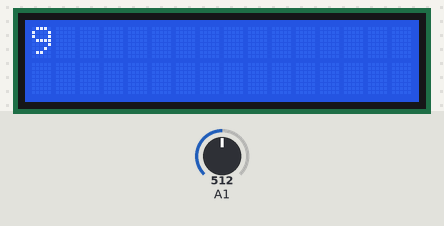
A sketch run on a simulated Arduino Uno, built with avr-gcc and run on an emulated ATmega328P. Parts: 16×2 character LCD. The test bench sets the inputs (shaded band); at power-on: A1 = 512.

Above: at 1.2 s.
1.3 s: A1 set to 716
At 1.9 s:
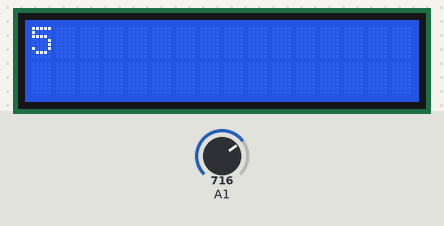
3.0 s: A1 set to 900
At 3.4 s:
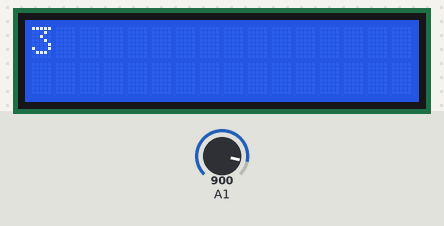
4.5 s: A1 set to 1023
At 4.9 s:
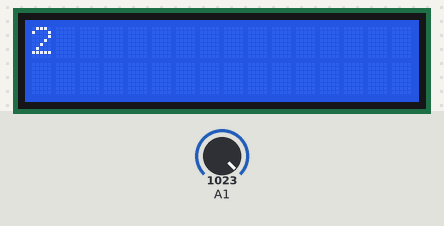
Timing chart, 0 to 7.5 s (numbered marks = the images above; inputs shaded):
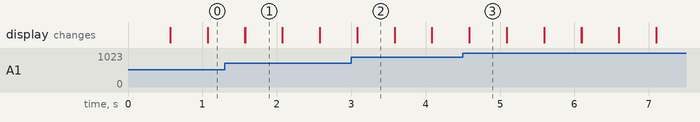

Measured:
- after the input at 1.3 s, the display: first differs from a run without the input after 0.27 s (image 1)
- after the input at 3.0 s, the display: first differs from a run without the input after 0.08 s (image 2)
- after the input at 4.5 s, the display: first differs from a run without the input after 0.09 s (image 3)
- what the display in image 1 shows lasts 0.5 s, from 1.6 s to 2.1 s

The sketch:

kadai3.ino
```cpp
//************************************
//  example for KeyPad operation
//***********************************

#include <LiquidCrystal.h>
LiquidCrystal lcd(8, 9, 4, 5, 6, 7);
int read_val, range;

void setup() {
  Serial.begin(9600);
  lcd.begin(2, 16);
  lcd.clear();
}

void loop() {
  read_val = analogRead(1);
  range = (6787 / (read_val - 3)) - 4;
  lcd.print(range);
  delay(500);
  lcd.clear();
}
```
